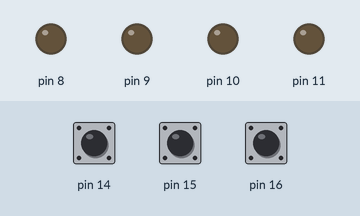
Bench run of a sketch on a simulated Arduino Uno, built with avr-gcc and run on an emulated ATmega328P. Parts: output pins drawn as LEDs (lit = HIGH). Dashed ring = blinking. Inputs (shaded band) come from the test bench; at power-on: pin 14 HIGH, pin 15 HIGH, pin 16 HIGH.

Above: at 2.8 s.
2.9 s: pin 14 pulled LOW for 1.2 s
At 8.1 s:
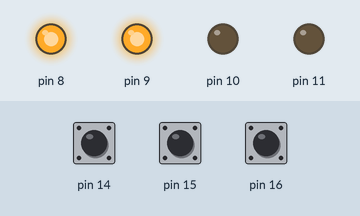
8.2 s: pin 15 pulled LOW for 1.2 s
At 13.3 s:
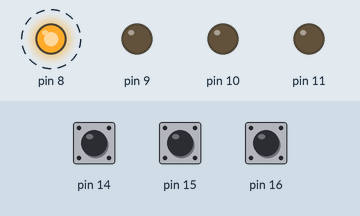
13.5 s: pin 14 pulled LOW for 1.2 s
At 17.5 s:
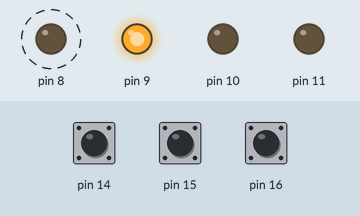
18.8 s: pin 15 pulled LOW for 1.2 s
At 20.8 s:
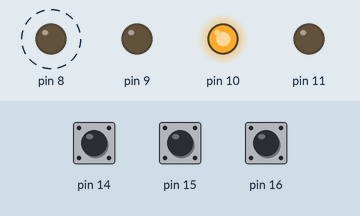
24.1 s: pin 16 pulled LOW for 1.2 s
At 24.1 s:
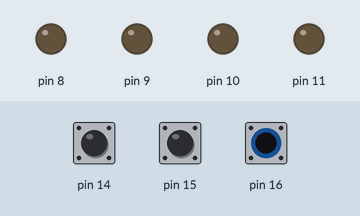
26.8 s: pin 15 pulled LOW for 3.2 s
At 31.8 s:
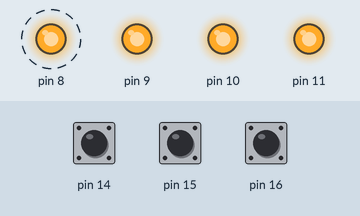
Timing chart, 0 to 38.5 s (numbered marks = the images above; inputs shaded):
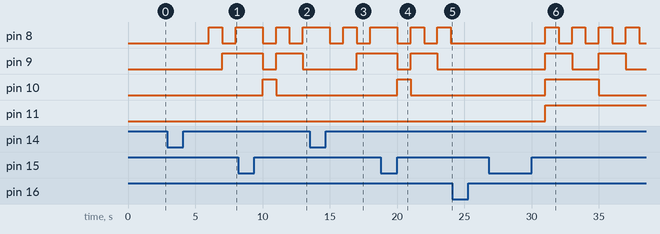

The sketch:

tugas_1.ino
```cpp
void setup() {
  DDRC = 0x00;
  PORTC = 0x07;
  DDRB = 0x0F;
  PORTB= 0;
}
void loop() {
for(int x;x<17;x--){
int a,b;
if(bit_is_clear(PINC, 0)) {
 b=1;
}
else  if(bit_is_clear(PINC, 1)) {
b=2;
}
else  if(bit_is_clear(PINC, 2)) {
 b=3;
}
else  if(b==1) {
  PORTB=a;
  if(a<=15){
    a++;}
    else{a=0;}
}
else  if(b==2) {
PORTB=a;
   if(a<=15){
    a--;}
    else{a=0;}
}
else  if(b==3) {
  a=0;
  PORTB=0;
}
else {
  PORTB=0x00;
}
delay(1000);}
}
```

Measured:
- after the input at 2.9 s, pin 8: LOW → HIGH after 3.1 s, → LOW 1.0 s later, → HIGH 1.0 s later; pin 9: LOW → HIGH after 4.1 s
- after the input at 8.2 s, pin 11: stays LOW (without the input it goes to HIGH after 4.8 s)
- after the input at 13.5 s, pin 10, pin 11: stays LOW (without the input it goes to HIGH after 1.5 s)
- after the input at 18.8 s, pin 11: stays LOW (without the input it goes to HIGH after 4.2 s)
- after the input at 24.1 s, pin 8–11: stays LOW (without the input it goes to HIGH after 0.90 s)
- after the input at 26.8 s, pin 8: alternates HIGH for 1.0 s and LOW for 1.0 s, starting after 4.2 s; pin 9: alternates HIGH for 2.0 s and LOW for 2.0 s, starting after 4.2 s; pin 10: LOW → HIGH after 4.2 s, → LOW 4.0 s later; pin 11: LOW → HIGH after 4.2 s
